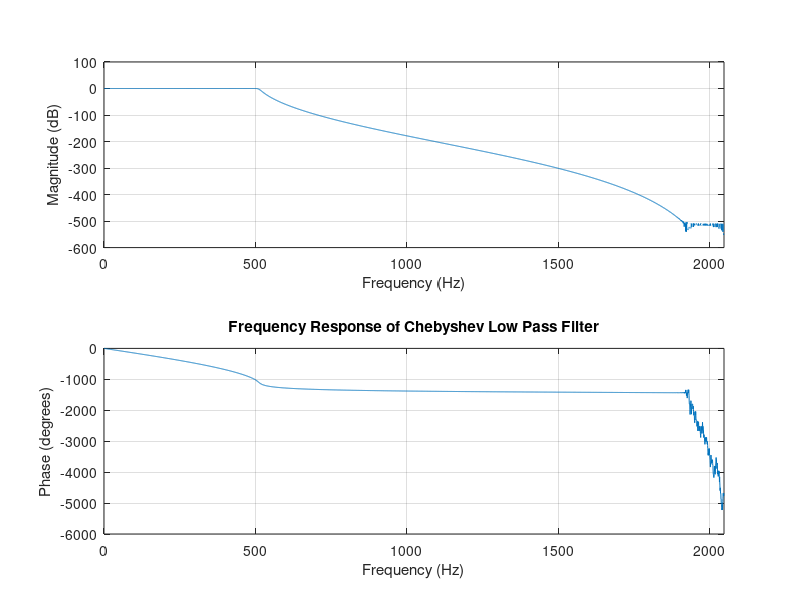

MATLAB code for this plot:
clc
clear variables

f = 200;
fsample = 4096;              %Should be atlease twice f to avoid aliasing
n = (0:1/fsample:1);
xn = cos(2*pi*f*n);


%Low Pass filter
fs = 550;        %in Hz
fp = 500;        %in Hz
as = 30;         %in dB
ap = 0.01;          %in dB

[n, fc] = cheb1ord(2*fp/fsample, 2*fs/fsample, ap, as);
%n is the order of digital ButterWorth filter
%fc is the cut-off freq of digital ButterWorth filter
%multiplication by 2 is to normalize DT frequency from (0, pi) to (0,1)

[b, a] = cheby1(n,ap, fc);     %This is to find the transfer function
                            %co-efficients of the LPF
                            
freqz(b, a, fsample, fsample);
title('Frequency Response of Chebyshev Low Pass Filter');